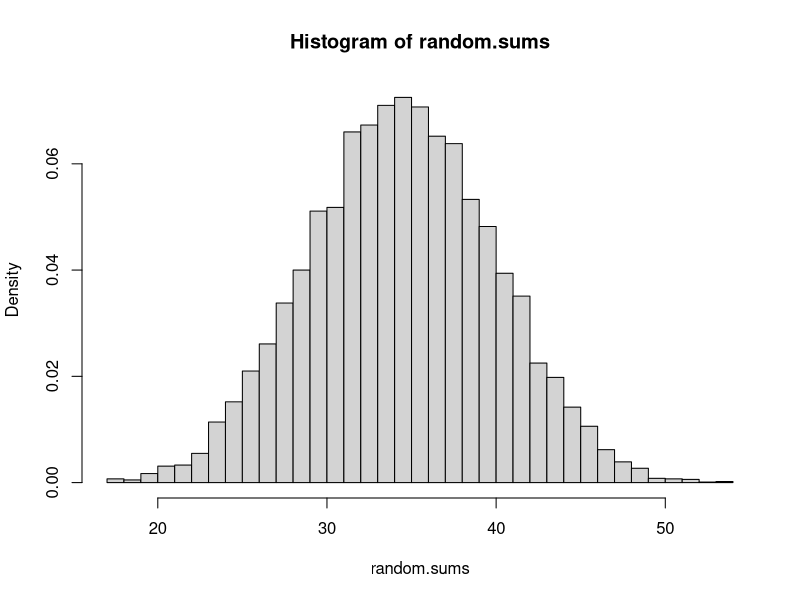

This figure's R source:
library(RUnit)
errMsg <- function(err) print(err)


# For the extra credit problem you need to create a little simulation
# study of the distribution of the sum of three rolls of a 6-sided die
#
# In particular, you need to
# - write a function to generate the sum of three random
#   tosses of a fair die.
# - use this function to generate 10,000 of these sums.
# - plot the histogram

# (2 points) Implement the flip.sum function 
#
# Takes the following arguments:
#   n: an integer 
#
# Returns the sum of n rolls of a 6-sided die
#
# Hint: Rolls from a 6-sided die can be generated using
# R's sample function to sample with replacement from the
# numbers 1 to 6.

flip.sum = function(n=10) {
    idcs = 1:n
    rolls = sapply(idcs, function(i) {
        return(sample(6, 1))
    })
    return(sum(rolls))
}

set.seed(47)
sums = c(44, 29, 30)
tryCatch(checkEquals(sums, c(flip.sum(), flip.sum(), flip.sum())),
         error=function(err) errMsg(err))

set.seed(47)
sums = c(23, 21, 15)
tryCatch(checkEquals(sums, c(flip.sum(5), flip.sum(5), flip.sum(5))),
         error=function(err) errMsg(err))

# (1 points) Create a vector called random.sums by calling flip.sum()
# 10,000 times. Plot the histogram of random.sums. Make sure
# to plot the density (not the counts) and set the breaks to 50. 

random.sums = 1:10000
random.sums = sapply(random.sums, function(x) {
    return(flip.sum())
})
hist(random.sums, freq=FALSE, breaks=50)
